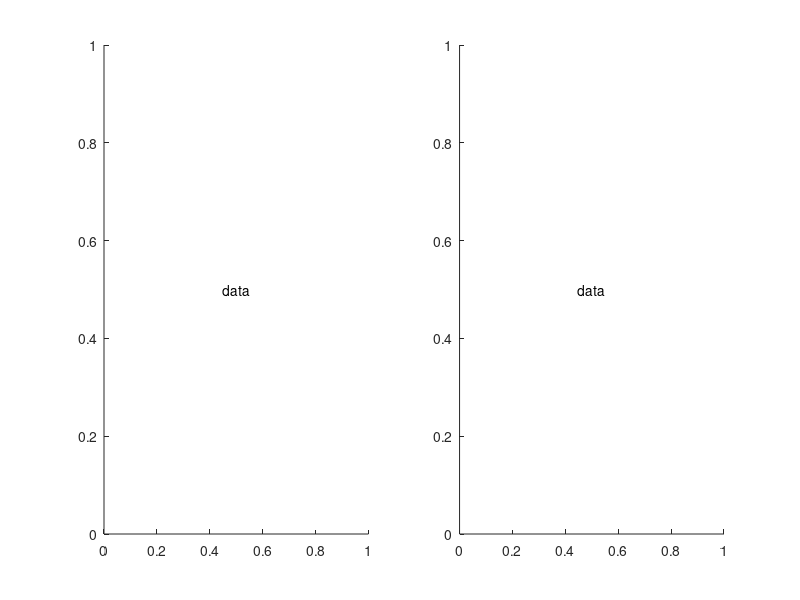
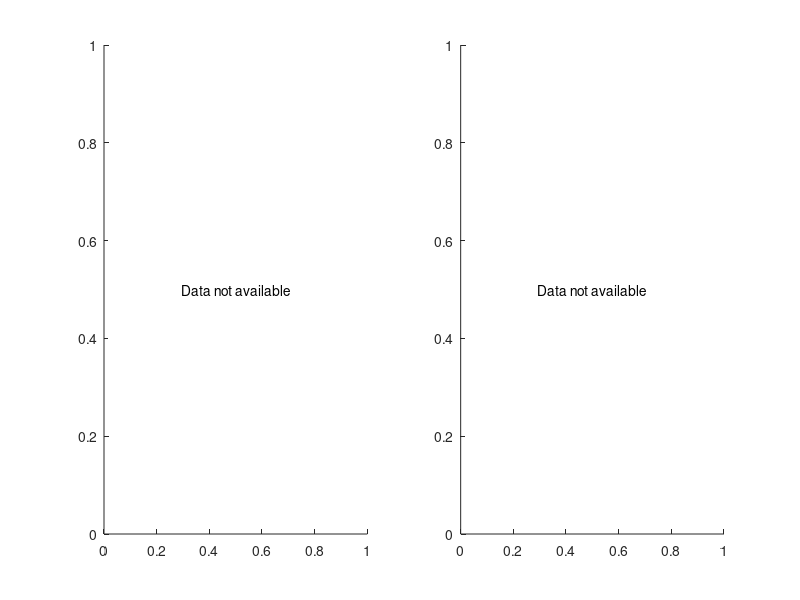

Write MATLAB code to recreate these figures, in order.
%% Analyze Existing Experiment Results
% Extract performance metrics from saved result files

% Author: 2026-03-04

clear; clc; close all;

addpath(genpath('.'));

fprintf('========================================\n');
fprintf(' Analyze Existing Experiment Results\n');
fprintf('========================================\n\n');

%% Load TabuSearch results
fprintf('[1] Loading TabuSearch results...\n');
try
 load('results/results_TabuSearch.mat', 'results_Tabu', 'throughputs_Tabu', 'satisfactions_Tabu');
 fprintf(' OK TabuSearch results loaded successfully\n');
 
 if exist('throughputs_Tabu', 'var')
 fprintf(' - Throughput data: %d runs\n', length(throughputs_Tabu));
 fprintf(' - Average throughput: %.2f Mbps\n', mean(throughputs_Tabu(~isnan(throughputs_Tabu))));
 end
 if exist('satisfactions_Tabu', 'var')
 fprintf(' - Average satisfaction rate: %.2f%%\n', mean(satisfactions_Tabu(~isnan(satisfactions_Tabu)))*100);
 end
catch ME
 fprintf(' ERROR: %s\n', ME.message);
end

fprintf('\n');

%% Load DQN results
fprintf('[2] Loading DQN results...\n');
try
 load('results/results_DQN.mat', 'results_DQN', 'throughputs_DQN', 'satisfactions_DQN');
 fprintf(' OK DQN results loaded successfully\n');
 
 if exist('throughputs_DQN', 'var')
 fprintf(' - Throughput data: %d runs\n', length(throughputs_DQN));
 fprintf(' - Average throughput: %.2f Mbps\n', mean(throughputs_DQN(~isnan(throughputs_DQN))));
 end
 if exist('satisfactions_DQN', 'var')
 fprintf(' - Average satisfaction rate: %.2f%%\n', mean(satisfactions_DQN(~isnan(satisfactions_DQN)))*100);
 end
catch ME
 fprintf(' ERROR: %s\n', ME.message);
end

fprintf('\n');

%% Generate comparison charts
fprintf('[3] Generating comparison charts...\n');
figure('Position', [100, 100, 1000, 400]);

% Subplot 1: Throughput comparison
subplot(1, 2, 1);
if exist('throughputs_Tabu', 'var') && exist('throughputs_DQN', 'var')
 bar([mean(throughputs_Tabu(~isnan(throughputs_Tabu))), mean(throughputs_DQN(~isnan(throughputs_DQN)))]);
 set(gca, 'XTickLabel', {'Tabu Search', 'DQN'});
 ylabel('Throughput (Mbps)');
 title('Throughput Comparison');
 grid on;
else
 text(0.5, 0.5, 'Data not available', 'HorizontalAlignment', 'center');
end

% Subplot 2: Satisfaction rate comparison
subplot(1, 2, 2);
if exist('satisfactions_Tabu', 'var') && exist('satisfactions_DQN', 'var')
 bar([mean(satisfactions_Tabu(~isnan(satisfactions_Tabu)))*100, mean(satisfactions_DQN(~isnan(satisfactions_DQN)))*100]);
 set(gca, 'XTickLabel', {'Tabu Search', 'DQN'});
 ylabel('Satisfaction Rate (%)');
 title('Satisfaction Rate Comparison');
 grid on;
else
 text(0.5, 0.5, 'Data not available', 'HorizontalAlignment', 'center');
end

fprintf(' OK Charts generated\n\n');

fprintf('========================================\n');
fprintf(' Analysis Complete\n');
fprintf('========================================\n');
fprintf(' analysisexperimentresult\n');
fprintf('========================================\n\n');

%% LoadTabuSearchresult
fprintf('[1] LoadTabuSearchresult...\n');
try
 load('results/results_TabuSearch.mat', 'results_Tabu', 'throughputs_Tabu', 'satisfactions_Tabu');
 fprintf(' OK TabuSearchresultLoad\n');
 
 if exist('throughputs_Tabu', 'var')
 fprintf(' - throughputdata: %d \n', length(throughputs_Tabu));
 fprintf(' - throughput: %.2f Mbps\n', mean(throughputs_Tabu(~isnan(throughputs_Tabu))));
 end
 if exist('satisfactions_Tabu', 'var')
 fprintf(' - satisfaction rate: %.2f%%\n', mean(satisfactions_Tabu(~isnan(satisfactions_Tabu)))*100);
 end
catch ME
 fprintf(' ERROR: %s\n', ME.message);
end

fprintf('\n');

%% LoadDQNresult
fprintf('[2] LoadDQNresult...\n');
try
 load('results/results_DQN.mat', 'results_DQN', 'throughputs_DQN', 'satisfactions_DQN');
 fprintf(' OK DQNresultLoad\n');
 
 if exist('throughputs_DQN', 'var')
 fprintf(' - throughputdata: %d \n', length(throughputs_DQN));
 fprintf(' - throughput: %.2f Mbps\n', mean(throughputs_DQN(~isnan(throughputs_DQN))));
 end
 if exist('satisfactions_DQN', 'var')
 fprintf(' - satisfaction rate: %.2f%%\n', mean(satisfactions_DQN(~isnan(satisfactions_DQN)))*100);
 end
catch ME
 fprintf(' ERROR: %s\n', ME.message);
end

fprintf('\n');

%% LoadDataObjresult
fprintf('[3] LoadDataObjresult...\n');
try
 load('DataObj.mat', 'DataObj');
 fprintf(' OK DataObjLoad\n');
 
 % analysisDataObj
 if isfield(DataObj, 'InterfFromAll_Down')
 [num_methods, num_slots, num_users, ~] = size(DataObj.InterfFromAll_Down);
 fprintf(' - : %d\n', num_methods);
 fprintf(' - time slot: %d\n', num_slots);
 fprintf(' - user: %d\n', num_users);
 
 % Calculate
 sinr_data = squeeze(DataObj.InterfFromAll_Down(:, :, :, 2));
 avg_sinr = mean(sinr_data(:), 'omitnan');
 fprintf(' - SINR: %.2f dB\n', avg_sinr);
 end
 
 if isfield(DataObj, 'UsrsTraffic') && isfield(DataObj, 'UsrsTransPort')
 % Calculatetrafficsatisfaction rate
 demand = DataObj.UsrsTraffic(:, 1) + sum(DataObj.UsrsTraffic(:, 2:end), 2);
 transport = squeeze(sum(DataObj.UsrsTransPort, 3));
 
 if ~isempty(transport)
 satisfaction = mean(transport ./ demand', 'omitnan');
 fprintf(' - trafficsatisfaction rate: %.2f%%\n', satisfaction * 100);
 end
 end
 
catch ME
 fprintf(' ERROR: %s\n', ME.message);
end

fprintf('\n');

fprintf('[4] Generate...\n');

figure('Position', [100, 100, 1200, 400]);

subplot(1, 2, 1);
if exist('throughputs_Tabu', 'var') && exist('throughputs_DQN', 'var')
 bar_data = [mean(throughputs_Tabu(~isnan(throughputs_Tabu))), ...
 mean(throughputs_DQN(~isnan(throughputs_DQN)))];
 bar(bar_data);
 set(gca, 'XTickLabel', {'Tabu Search', 'DQN'});
 ylabel('throughput (Mbps)');
 title('throughput');
 grid on;
 
 % Add
 text(1, bar_data(1)*1.02, sprintf('%.2f', bar_data(1)), 'HorizontalAlignment', 'center');
 text(2, bar_data(2)*1.02, sprintf('%.2f', bar_data(2)), 'HorizontalAlignment', 'center');
else
 text(0.5, 0.5, 'data', 'HorizontalAlignment', 'center');
end

subplot(1, 2, 2);
if exist('satisfactions_Tabu', 'var') && exist('satisfactions_DQN', 'var')
 bar_data = [mean(satisfactions_Tabu(~isnan(satisfactions_Tabu)))*100, ...
 mean(satisfactions_DQN(~isnan(satisfactions_DQN)))*100];
 bar(bar_data, 'FaceColor', [0.8, 0.4, 0.4]);
 set(gca, 'XTickLabel', {'Tabu Search', 'DQN'});
 ylabel('servicesatisfaction rate (%)');
 title('servicesatisfaction rate');
 grid on;
 
 text(1, bar_data(1)*1.02, sprintf('%.2f%%', bar_data(1)), 'HorizontalAlignment', 'center');
 text(2, bar_data(2)*1.02, sprintf('%.2f%%', bar_data(2)), 'HorizontalAlignment', 'center');
else
 text(0.5, 0.5, 'data', 'HorizontalAlignment', 'center');
end

% Save
saveas(gcf, 'results/existing_results_comparison.png');
fprintf(' OK Save: results/existing_results_comparison.png\n');

fprintf('\n========================================\n');
fprintf(' analysis！\n');
fprintf('========================================\n\n');
